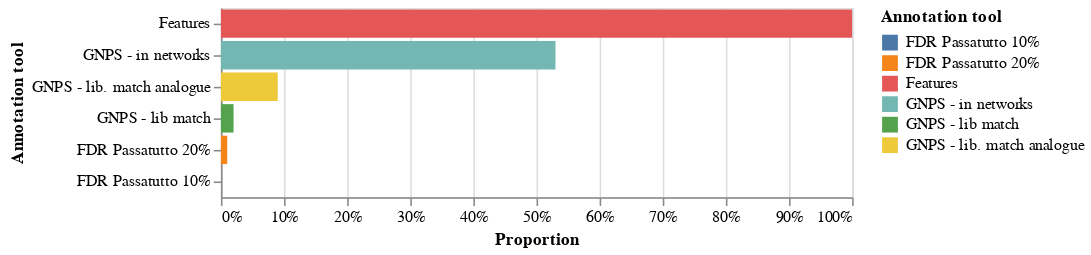

Notebook code cell kept with this figure:
### Markdown cell above
### View GNPS annotations

### Code cell
make_barchart(get_stats_annotation.table_gnps) # Absolute count
make_barchart_rel(get_stats_annotation.table_gnps_rel)

### Figure 1 — Vega-Lite specification as saved in the notebook (floating-point values rounded to 4 significant figures)
{"config": {"view": {"continuousWidth": 400, "continuousHeight": 300}}, "data": {"name": "data-9fefe86033a6796dc1f0437dd639c4c1"}, "mark": "bar", "encoding": {"color": {"type": "nominal", "field": "Annotation tool"}, "x": {"type": "quantitative", "axis": {"format": ".0%"}, "field": "Count", "stack": "zero", "title": "Proportion"}, "y": {"type": "nominal", "field": "Annotation tool", "sort": "-x"}}, "$schema": "https://vega.github.io/schema/vega-lite/v4.8.1.json", "datasets": {"data-9fefe86033a6796dc1f0437dd639c4c1": [{"Annotation tool": "Features", "Count": 1.0}, {"Annotation tool": "GNPS - in networks", "Count": 0.53}, {"Annotation tool": "GNPS - lib match", "Count": 0.02}, {"Annotation tool": "GNPS - lib. match analogue ", "Count": 0.09}, {"Annotation tool": "FDR Passatutto 10%", "Count": 0.0}, {"Annotation tool": "FDR Passatutto 20%", "Count": 0.01}]}}
